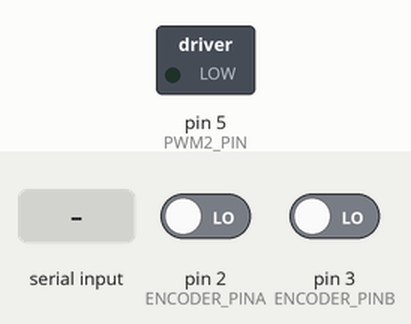
A sketch run on a simulated Arduino Uno, built with avr-gcc and run on an emulated ATmega328P. Shown: switched loads named in the sketch (green lamp = pin HIGH). The inputs (shaded band) are chosen by the test bench; at power-on: pin 2 (ENCODER_PINA) LOW, pin 3 (ENCODER_PINB) LOW. What the sketch prints to the serial monitor is not drawn.

Above: at 1.2 s.
1.3 s: "90,45\n" received over Serial
At 3.3 s:
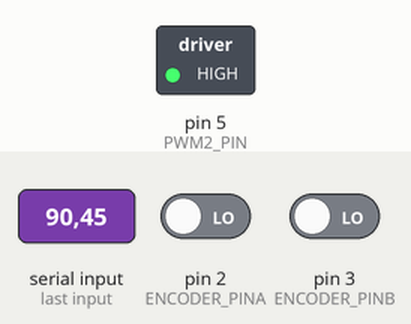
3.6 s: "1\n" received over Serial
At 4.1 s:
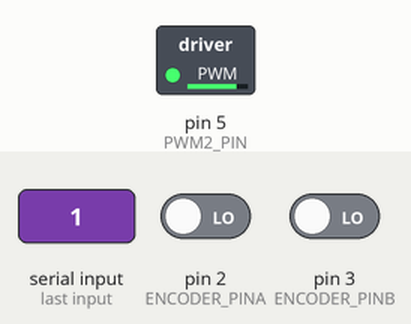
Timing chart, 0 to 12.6 s (numbered marks = the images above; inputs shaded):
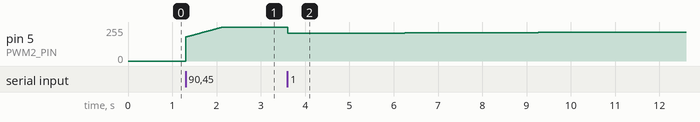

Measured:
- after the input at 1.3 s, pin 5 (PWM2_PIN): moves from 0/255 to 255/255 over 0.83 s, starting at once
- after the input at 3.6 s, pin 5 (PWM2_PIN): 255/255 → 208/255 at once, → 209/255 0.63 s later, → 210/255 1.0 s later, → 211/255 1.0 s later, … (10 changes in this stretch)

The sketch:

closed_loop_velocity.ino
```cpp
//Encoder Example

// Define Pins
#define ENCODER_PINA 2
#define ENCODER_PINB 3
#define LINEAR_POT A0
#define PWM1_PIN 6 // when jumper resistor is placed 4-->6 then switch to pin 6
#define PWM2_PIN 5
unsigned long myTime = 0;
unsigned long last_my_time = 0;
// encoder variables
volatile int encoderCounts = 0;
float speedRPM = 0;
// Encoder ISR functions - Interupt Service Routine
void encoderA();
void encoderB();

String inputString = "";         // a String to hold incoming data
bool stringComplete = false;  // whether the string is complete

float dspeedRPM = 0;
void setup() {
  // initialize serial communication at 115200 bits per second:
  Serial.begin (115200);

  // initialize encoder, attache ISR functions
  pinMode(ENCODER_PINA, INPUT);
  pinMode(ENCODER_PINB, INPUT);
   // Attached interrupt to encoder pins
  attachInterrupt(digitalPinToInterrupt(ENCODER_PINA), encoderA, CHANGE);
  attachInterrupt(digitalPinToInterrupt(ENCODER_PINB), encoderB, CHANGE);

  Serial.print("RPM RPMFiltered");
}

void loop() {
  // print the string when a newline arrives:
  if (stringComplete) {
    //Serial.println(inputString);
    dspeedRPM = (float) inputString.toInt();
    // clear the string:
    inputString = "";
    stringComplete = false;

  }

  static long micro_tic = micros();
  // print encoder position
  long dt = micros() - micro_tic;
  float dt_f = dt / 1000000.0;
  micro_tic = micros();
  static float FspeedRPM = 0;
  //float speedRPM = (float)encoderCounts/12/15*60/dt_f; // encoder pulses / pulses per rev / gear ratio * minute (60) / delta time (sec)
  encoderCounts = 0;
  FspeedRPM = FspeedRPM*0.9 + speedRPM*0.1;
  // int linearPotentiometer = analogRead(LINEAR_POT);
  // control loop implementation
  static float i_err = 0;
  float err = dspeedRPM - FspeedRPM;
  i_err = i_err + err*dt_f;
  float motorCMD = err*2.0 + i_err*1.0;
  if (motorCMD >= 255) motorCMD = 255;
  if (motorCMD <= -255) motorCMD = -255;

  if (motorCMD <= -25){
    digitalWrite(PWM2_PIN, LOW);
    analogWrite(PWM1_PIN, (int)-motorCMD);
  } else if (motorCMD >= 25) {
    digitalWrite(PWM1_PIN, LOW);
    analogWrite(PWM2_PIN, (int)motorCMD);
  } else {
    digitalWrite(PWM2_PIN, LOW);
    digitalWrite(PWM1_PIN, LOW);
  }
   if (abs(encoderCounts) / 618 == 1)
  {
    myTime = millis();
    //Serial.println("RPM: ");
    float speedRPM = 60000/((myTime-last_my_time));
    //Serial.println(myTime-last_my_time);

    last_my_time = myTime;
    //Serial.println(RPM);
   // Serial.println("Num_of_Rotations: ");
   // num_of_rotations = num_of_rotations + 1;

   // Serial.println(num_of_rotations);
    encoderCounts = 0;

  }

    Serial.print (speedRPM);
    Serial.print (" ");
    Serial.println(FspeedRPM);
  delay(10);
}

/*
  SerialEvent occurs whenever a new data comes in the hardware serial RX. This
  routine is run between each time loop() runs, so using delay inside loop can
  delay response. Multiple bytes of data may be available.
*/
void serialEvent() {
  while (Serial.available()) {
    // get the new byte:
    char inChar = (char)Serial.read();
    // add it to the inputString:
    inputString += inChar;
    // if the incoming character is a newline, set a flag so the main loop can
    // do something about it:
    if (inChar == '\n') {
      stringComplete = true;
    }
  }
}

// EncoderA ISR
void encoderA() {
  // look for a low-to-high on channel B
  if (digitalRead(ENCODER_PINA) == HIGH) {
    // check channel A to see which way encoder is turning
    digitalRead(ENCODER_PINB) ? encoderCounts++ : encoderCounts--;
  }else{
    // check channel A to see which way encoder is turning
    digitalRead(ENCODER_PINB) ? encoderCounts-- : encoderCounts++;
  }
} // End EncoderA ISR

// EncoderB ISR
void encoderB() {
  // look for a low-to-high on channel B
  if (digitalRead(ENCODER_PINB) == HIGH) {
    // check channel A to see which way encoder is turning
    digitalRead(ENCODER_PINA) ? encoderCounts-- : encoderCounts++;
  }else{
    // check channel A to see which way encoder is turning
    digitalRead(ENCODER_PINA) ? encoderCounts++ : encoderCounts--;
  }
} // End EncoderB ISR
```
